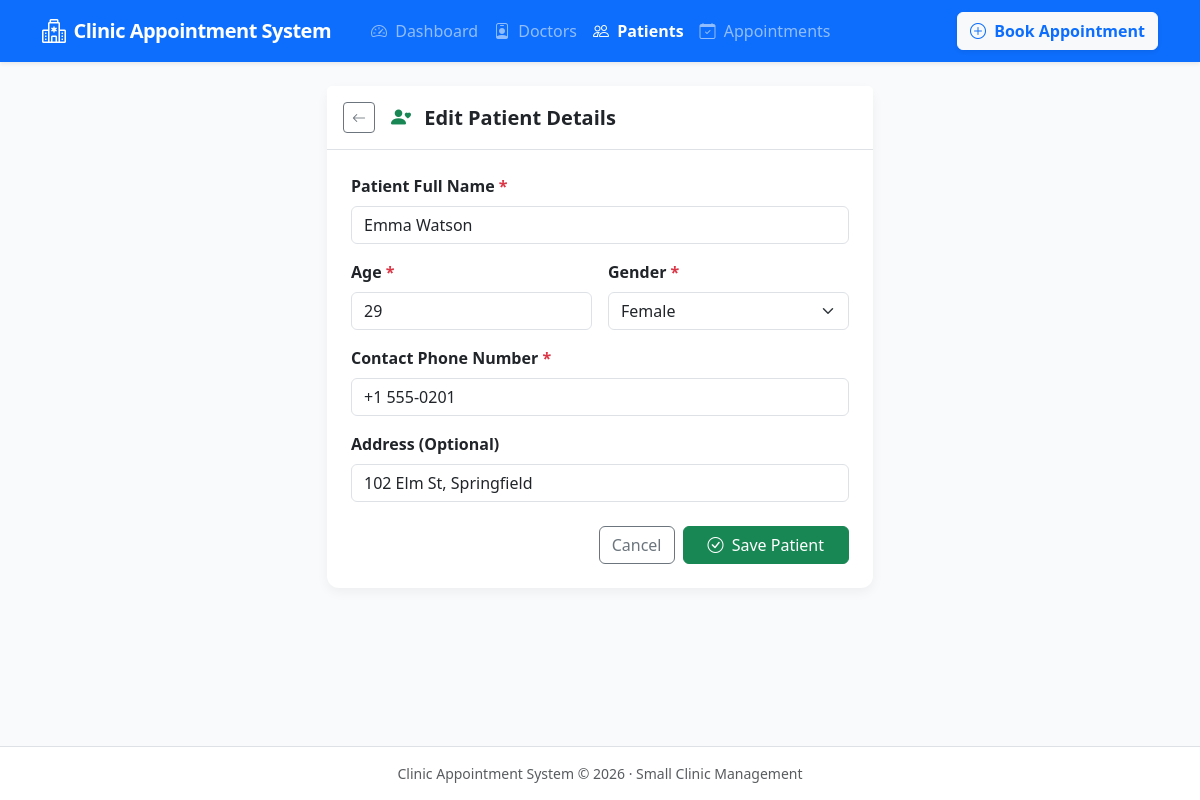
Page /patients/1/edit/ on the committed database.
### clinic/models.py (models this page shows, shortened)
class Patient(models.Model):
    GENDER_CHOICES = [
        ('Male', 'Male'),
        ('Female', 'Female'),
        ('Other', 'Other'),
    ]
    name = models.CharField(max_length=100)
    age = models.PositiveIntegerField()
    gender = models.CharField(max_length=10, choices=GENDER_CHOICES)
    phone = models.CharField(max_length=20)
    address = models.CharField(max_length=255, blank=True)
    class Meta:
        ordering = ['name']

### clinic/views.py (the view)
# urls.py: path('patients/<int:pk>/edit/', views.patient_update, name='patient_update'),
def patient_update(request, pk):
    patient = get_object_or_404(Patient, pk=pk)
    if request.method == 'POST':
        form = PatientForm(request.POST, instance=patient)
        if form.is_valid():
            form.save()
            messages.success(request, f"Patient {patient.name} details updated successfully!")
            return redirect('patient_list')
    else:
        form = PatientForm(instance=patient)
    return render(request, 'clinic/patient_form.html', {'form': form, 'title': 'Edit Patient Details', 'patient': patient})

### clinic/forms.py
class PatientForm(forms.ModelForm):
    class Meta:
        model = Patient
        fields = ['name', 'age', 'gender', 'phone', 'address']
        widgets = {
            'name': forms.TextInput(attrs={'class': 'form-control', 'placeholder': 'e.g. John Doe'}),
            'age': forms.NumberInput(attrs={'class': 'form-control', 'placeholder': 'e.g. 35', 'min': 0, 'max': 130}),
            'gender': forms.Select(attrs={'class': 'form-select'}),
            'phone': forms.TextInput(attrs={'class': 'form-control', 'placeholder': 'e.g. +1 555-0144'}),
            'address': forms.TextInput(attrs={'class': 'form-control', 'placeholder': 'e.g. 123 Main St, Springfield'}),
        }

### clinic/templates/clinic/patient_form.html (shortened to what this page needs)
{% extends 'clinic/base.html' %}
{% block content %}
<div class="row justify-content-center">
    <div class="col-12 col-md-8 col-lg-6">
        <div class="card main-card bg-white">
            <div class="card-header bg-white border-bottom py-3">
                <div class="d-flex align-items-center">
                    <a href="{% url 'patient_list' %}" class="btn btn-outline-secondary btn-sm me-3" title="Back to Patients">
                        <i class="bi bi-arrow-left"></i>
                    </a>
                    <h5 class="card-title fw-bold text-dark mb-0">
                        <i class="bi bi-person-heart text-success me-2"></i> {{ title }}
                    </h5>
                </div>
            </div>
            <div class="card-body p-4">
                <form method="post" novalidate>
                    <div class="mb-3">
                        <label for="{{ form.name.id_for_label }}" class="form-label fw-semibold">Patient Full Name <span class="text-danger">*</span></label>
                        {{ form.name }}
                    </div>
                    <div class="row g-3 mb-3">
                        <div class="col-6">
                            <label for="{{ form.age.id_for_label }}" class="form-label fw-semibold">Age <span class="text-danger">*</span></label>
                            {{ form.age }}
                        </div>
                        <div class="col-6">
                            <label for="{{ form.gender.id_for_label }}" class="form-label fw-semibold">Gender <span class="text-danger">*</span></label>
                            {{ form.gender }}
                        </div>
                    </div>
                    <div class="mb-3">
                        <label for="{{ form.phone.id_for_label }}" class="form-label fw-semibold">Contact Phone Number <span class="text-danger">*</span></label>
                        {{ form.phone }}
                    </div>
                    <div class="mb-4">
                        <label for="{{ form.address.id_for_label }}" class="form-label fw-semibold">Address (Optional)</label>
                        {{ form.address }}
                    </div>
                    <div class="d-flex justify-content-end gap-2">
                        <a href="{% url 'patient_list' %}" class="btn btn-outline-secondary">Cancel</a>
                        <button type="submit" class="btn btn-success px-4">
                            <i class="bi bi-check-circle me-1"></i> Save Patient
                        </button>
                    </div>
                </form>
            </div>
        </div>
    </div>
</div>
{% endblock %}

### clinic/templates/clinic/base.html (style rules this page uses)
:root { --primary-color: #0d6efd; --secondary-color: #0dcaf0; --bg-light: #f8fafc; }
body { background-color: var(--bg-light); font-family: system-ui, -apple-system, "Segoe UI", Roboto, "Helvetica Neue", Arial, sans-serif; min-height: 100vh; display: flex; flex-direction: column; }
.main-card { border: none; border-radius: 12px; box-shadow: 0 4px 12px rgba(0, 0, 0, 0.05); }

### rows in the picture
Patient: name "Emma Watson", age "29", gender "Female", phone "+1 555-0201", address "102 Elm St, Springfield"

### other values in the picture
{{ title }} "Edit Patient Details"
